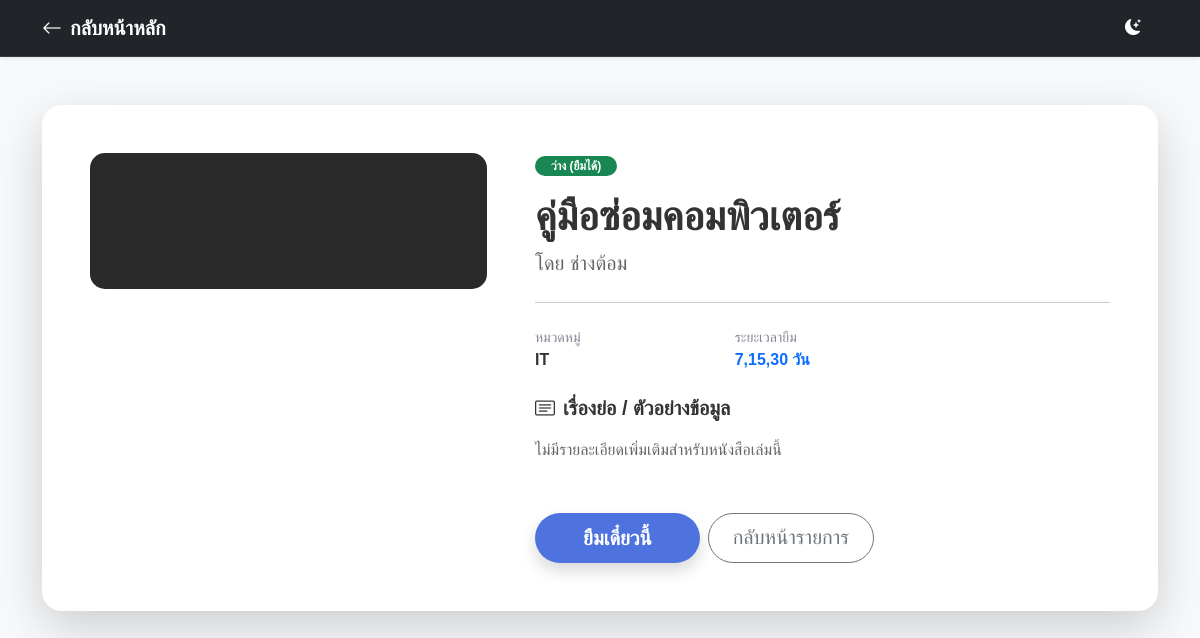
Screenshot of /book_details.php?id=43 (signed in) with the database file from the repository.
### tables this page shows
CREATE TABLE books (
    book_id INT(11) AUTO_INCREMENT PRIMARY KEY,
    book_name VARCHAR(255) NOT NULL,
    author VARCHAR(100),
    category VARCHAR(50),
    status ENUM('available', 'borrowed') DEFAULT 'available'
);

### book_details.php (the view, shortened to what this page needs)
<?php
include('config/db.php');
$book_id = mysqli_real_escape_string($conn, $_GET['id']);
$sql = "SELECT * FROM books WHERE book_id = '$book_id'";
$result = mysqli_query($conn, $sql);
$book = mysqli_fetch_assoc($result);
$is_avail = ($book['status'] == 'available');
?>
<!DOCTYPE html>
<html lang="th" data-bs-theme="light">
<head>
    <link href="https://cdn.jsdelivr.net/npm/bootstrap@5.3.3/dist/css/bootstrap.min.css" rel="stylesheet">
    <link rel="stylesheet" href="https://cdn.jsdelivr.net/npm/bootstrap-icons@1.11.3/font/bootstrap-icons.min.css">
    <link rel="stylesheet" href="assets/style.css">
</head>
<body>
<nav class="navbar navbar-expand-lg navbar-dark bg-dark sticky-top shadow-sm">
  <div class="container">
    <a class="navbar-brand fw-bold" href="index.php"><i class="bi bi-arrow-left me-2"></i>กลับหน้าหลัก</a>
    <button class="btn btn-link text-white ms-auto me-3 p-0" id="themeToggle" type="button"><i class="bi bi-moon-stars-fill" id="themeIcon"></i></button>
  </div>
</nav>
<div class="container mt-5 mb-5">
    <div class="card details-card shadow-lg p-4 p-md-5">
        <div class="row g-5">
            <div class="col-md-5 text-center">
                <?php if(!empty($book['book_image']) && file_exists("assets/img/covers/" . $book['book_image'])): ?>
                    <img src="assets/img/covers/<?php echo $book['book_image']; ?>" class="img-detail shadow" alt="หน้าปก">
                <?php else: ?>
                    <div class="img-detail d-flex align-items-center justify-content-center">
                        <i class="bi bi-book display-1 opacity-25"></i>
                    </div>
                <?php endif; ?>
            </div>
            <div class="col-md-7">
                <span class="badge <?php echo $is_avail ? 'bg-success' : 'bg-danger'; ?> rounded-pill px-3 mb-3">
                    <?php echo $is_avail ? 'ว่าง (ยืมได้)' : 'ถูกยืมแล้ว'; ?>
                </span>
                <h1 class="fw-bold mb-2"><?php echo htmlspecialchars($book['book_name']); ?></h1>
                <p class="fs-5 opacity-75 mb-4">โดย <?php echo htmlspecialchars($book['author']); ?></p>
                <hr class="opacity-10 mb-4">
                <div class="row mb-4">
                    <div class="col-6 col-sm-4">
                        <small class="text-muted d-block">หมวดหมู่</small>
                        <span class="fw-bold"><?php echo htmlspecialchars($book['category']); ?></span>
                    </div>
                    <div class="col-6 col-sm-4">
                        <small class="text-muted d-block">ระยะเวลายืม</small>
                        <span class="fw-bold text-primary"><?php echo $book['borrow_duration']; ?> วัน</span>
                    </div>
                </div>
                <div class="mb-5">
                    <h5 class="fw-bold mb-3"><i class="bi bi-card-text me-2"></i>เรื่องย่อ / ตัวอย่างข้อมูล</h5>
                    <p class="opacity-75" style="line-height: 1.8;">
                        <?php echo !empty($book['description']) ? nl2br(htmlspecialchars($book['description'])) : "ไม่มีรายละเอียดเพิ่มเติมสำหรับหนังสือเล่มนี้"; ?>
                    </p>
                </div>
                <div class="d-grid gap-2 d-md-flex">
                    <?php if($is_avail): ?>
                        <a href="borrow.php?id=<?php echo $book['book_id']; ?>" class="btn btn-primary btn-lg px-5 fw-bold rounded-pill shadow">ยืมเดี๋ยวนี้</a>
                    <?php else: ?>
                        <button class="btn btn-secondary btn-lg px-5 fw-bold rounded-pill" disabled>ขณะนี้ไม่ว่าง</button>
                    <?php endif; ?>
                    <a href="books.php" class="btn btn-outline-secondary btn-lg px-4 rounded-pill">กลับหน้ารายการ</a>
                </div>
            </div>
        </div>
    </div>
</div>
</body>
</html>

### assets/style.css (style rules this page uses)
:root { --primary-color: #4e73df; --primary-hover: #2e59d9; --success-color: #1cc88a; --error-color: #e74a3b; --font-sarabun: 'Sarabun', sans-serif; }
[data-bs-theme="light"] { --bg-body: #f8f9fc; --bg-card: #ffffff; --text-main: #333333; --text-muted: #858796; --nav-bg: #212529; --input-border: #d1d3e2; --shadow-soft: 0 0.15rem 1.75rem 0 rgba(58, 59, 69, 0.1); }
body { font-family: var(--font-sarabun); background-color: var(--bg-body) !important; color: var(--text-main) !important; transition: background-color 0.3s ease, color 0.3s ease; min-height: 100vh; margin: 0; padding: 0; }
.card, .login-card, .dashboard-card, .table-card { background-color: var(--bg-card) !important; color: var(--text-main) !important; border: none !important; border-radius: 15px; box-shadow: var(--shadow-soft); transition: background-color 0.3s ease; }
.navbar { background-color: var(--nav-bg) !important; border-bottom: 1px solid rgba(255, 255, 255, 0.1); }
.btn-primary { background-color: var(--primary-color) !important; border: none; border-radius: 8px; padding: 10px 20px; font-weight: 600; transition: all 0.2s; }
.text-muted { color: var(--text-muted) !important; }

### book_details.php (style rules this page uses)
[data-bs-theme="light"] { --bg-page: #f8f9fa; --bg-card: #ffffff; --text-color: #212529; }
body { background-color: var(--bg-page) !important; color: var(--text-color) !important; transition: all 0.3s ease; }
.details-card { background-color: var(--bg-card) !important; border-radius: 20px; border: none; overflow: hidden; }
.img-detail { width: 100%; max-height: 500px; object-fit: contain; background: #2a2a2a; padding: 20px; border-radius: 15px; }

### rows the page displays
books: book_name "คู่มือซ่อมคอมพิวเตอร์", author "ช่างต้อม", category "IT", borrow_duration "7,15,30"
